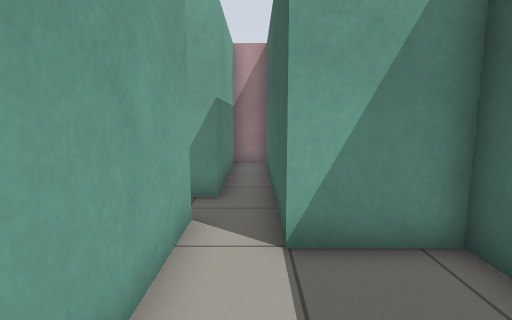
View 1 (above)

17 first-person views from a walk through a Gazebo world. The camera is 0.99 m above the floor, tilts 8° down and sees 80° across. Floor lines are 1 m apart. The floor is counted in squares, 0.5 m on a side. Each view is taken from the middle of a square. On the plan, view 1 faces up. The plan holds only what a view shows up to about 17 squares ahead; the rest is blank.

View 2
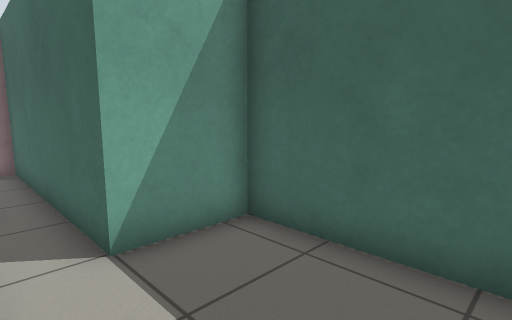

View 3
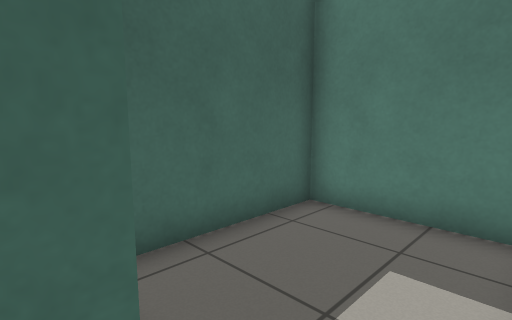

View 4
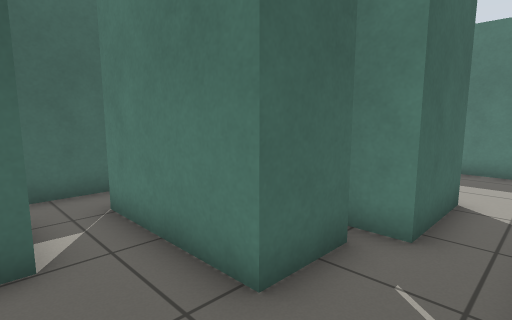

View 5
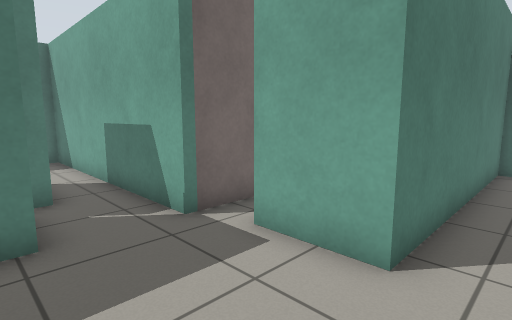

View 6
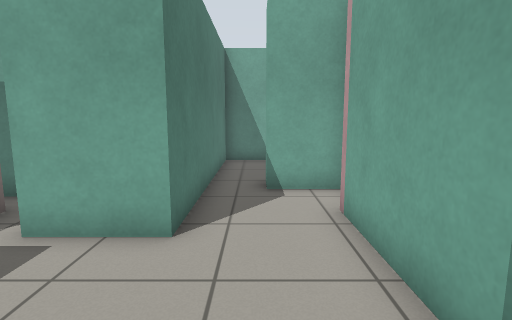

View 7
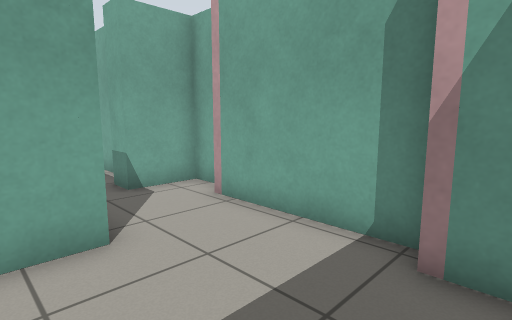

View 8
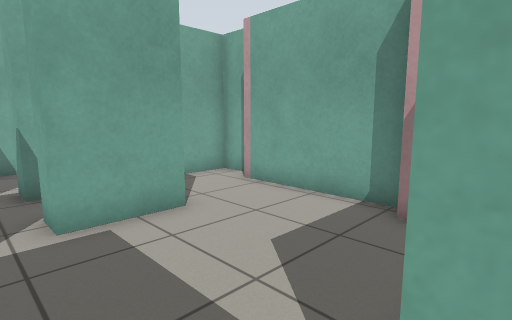

View 9
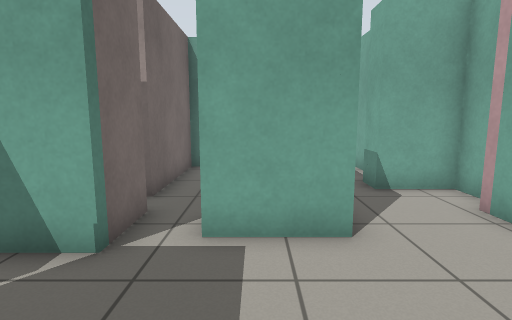

View 10
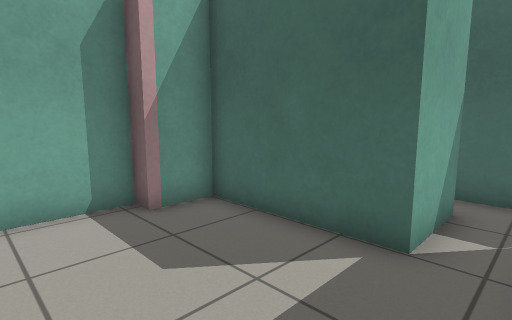

View 11
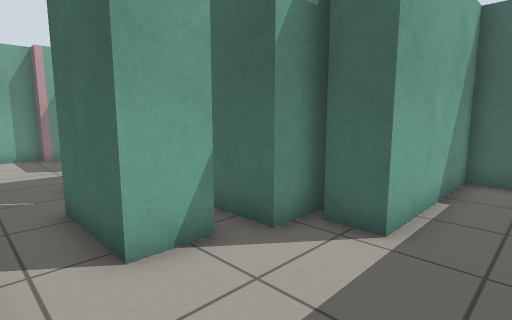

View 12
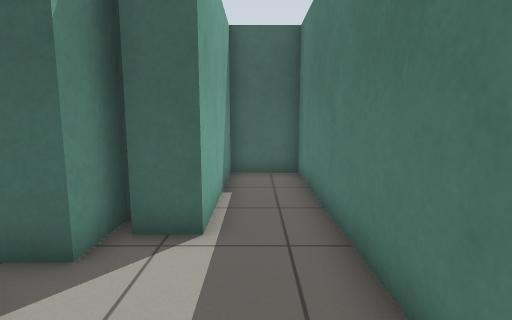

View 13
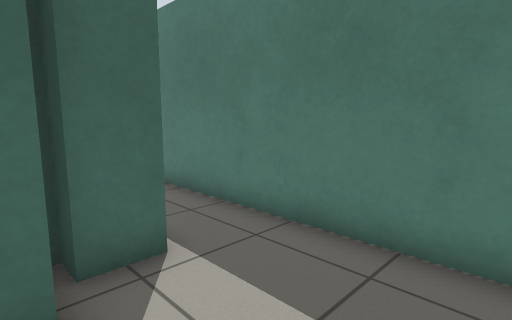

View 14
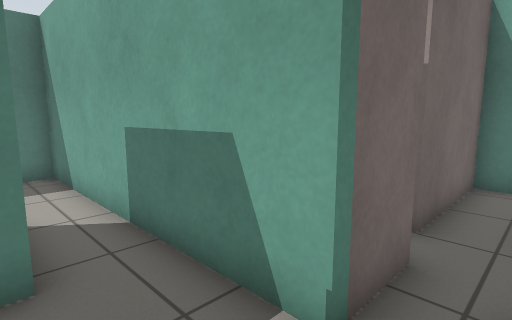

View 15
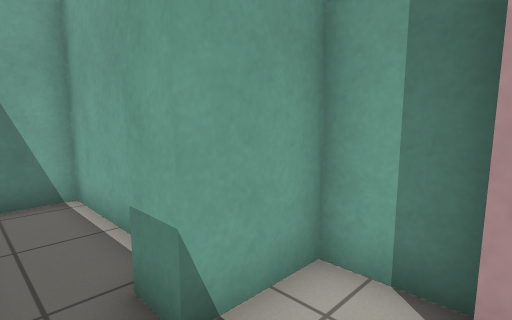

View 16
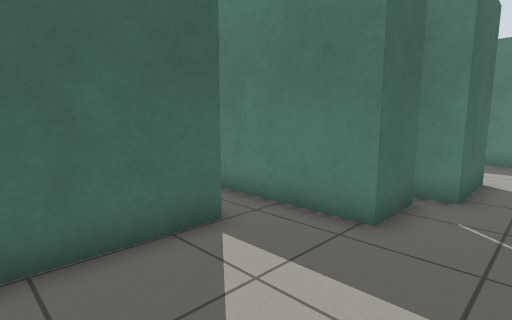

View 17
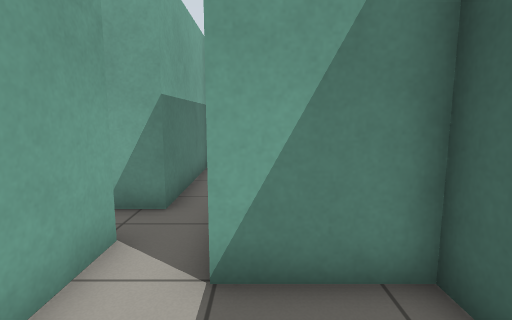

### Floor plan
Ten units are one square. View 1 is at (0, 0); x grows to the right and y downward. Boxes are objects, and circles mark ways between rooms. Rooms are numbered by the first view taken in them; rooms with no view inside come last. Other rooms are left out.
<svg viewBox="-185 -140 222 190">
<path fill="none" stroke="#000" d="M-12 -45 -12 -12M-6 10 32 10 32 -44 4 -44M-12 -57 -12 -45M4 -44 4 -131 -9 -131 -9 -74M-104 -57 -83 -57 -83 15M-58 -36 -58 -57 -12 -57M-104 -135 -122 -135 -122 -113 -133 -113M-9 -74 -35 -74 -35 -121 -51 -121 -51 -128 -104 -128M-149 -121 -180 -121 -180 -96 -88 -96 -88 -71 -99 -71M-65 0 -65 -30M-24 10 -24 5 -40 5M-49 0 -65 0M-83 15 -83 45 27 45 27 21 -31 21 -31 10M-117 -75 -117 -71 -127 -71M-162 -75 -162 -54 -115 -54 -115 -46"/>
<circle cx="-5" cy="-50" r="3" fill="#2a7"/>
<circle cx="-25" cy="-65" r="3" fill="#2a7"/>
<circle cx="-75" cy="5" r="3" fill="#2a7"/>
<circle cx="-95" cy="-65" r="3" fill="#2a7"/>
<text x="0" y="-20">1</text>
<text x="0" y="-80">2</text>
<text x="-80" y="-80">3</text>
<text x="-40" y="30">4</text>
<text x="-130" y="-70">5</text>
</svg>
Room 1 opens to room 2. Room 2 opens to room 3. Room 3 opens to room 4. Room 3 opens to room 5.

Where each view was taken, in squares from view 1:
view 1: 0 up, 0 right, facing up
view 2: 0 up, 1 left, facing up-right
view 3: 5 up, 1 left, facing down-right
view 4: 8 up, 8 left, facing down-right
view 5: 11 up, 5 left, facing down-left
view 6: 11 up, 4 left, facing left
view 7: 8 up, 4 left, facing up-left
view 8: 6 up, 3 left, facing up-left
view 9: 8 up, 4 left, facing left
view 10: 6 up, 8 left, facing up-right
view 11: 4 down, 8 left, facing up-right
view 12: 3 down, 8 left, facing right
view 13: 0 up, 7 left, facing down-right
view 14: 7 up, 6 left, facing down-left
view 15: 10 up, 10 left, facing up-left
view 16: 11 up, 8 left, facing down-right
view 17: 1 up, 1 right, facing up
